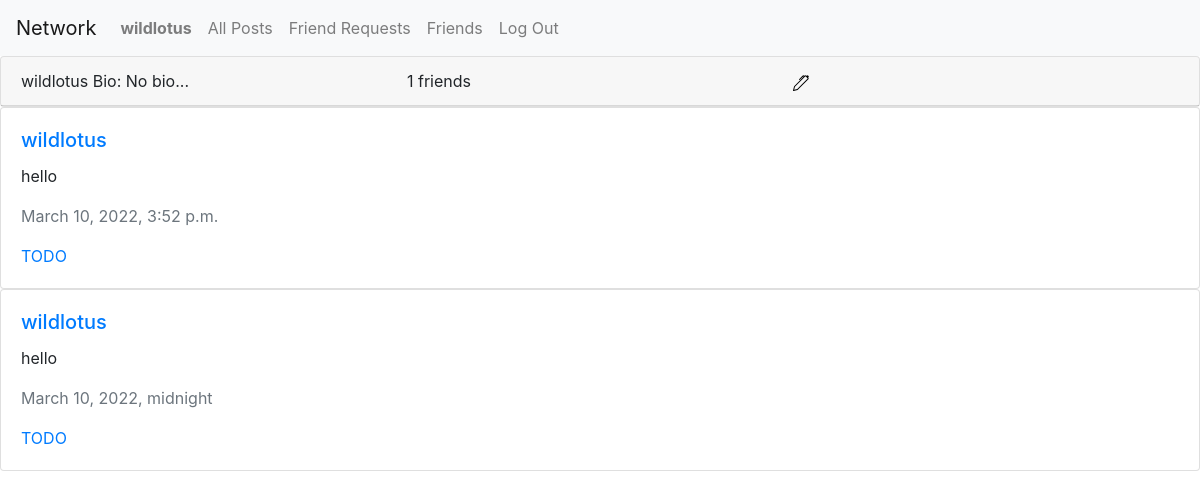
Before: /profile/3 (signed in) with the older database file.
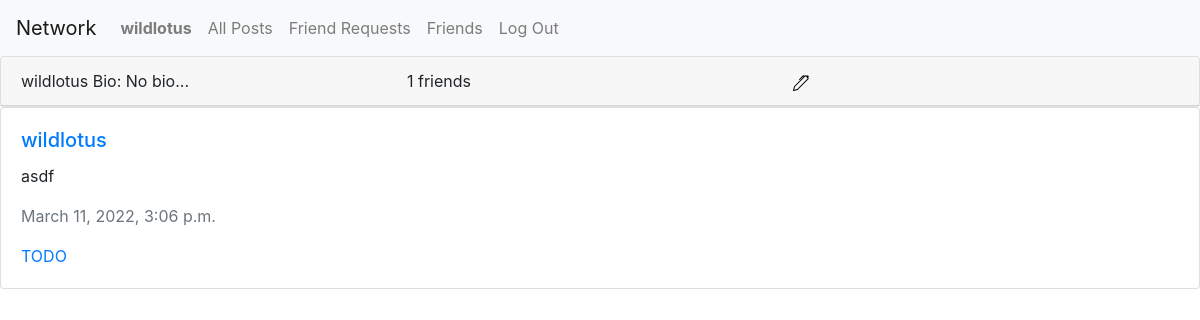
After: the same page with the newer database file.
### network/models.py (models this page shows)
class Post(models.Model):
    author = models.ForeignKey(UserProfile, on_delete=models.CASCADE)
    description = models.CharField(max_length=64)
    timestamp = models.DateTimeField(default=timezone.now)

class UserProfile(models.Model):
    user = models.OneToOneField(User, primary_key=True, related_name="profile", on_delete=models.CASCADE)
    bio = models.CharField(blank=True, default="No bio...", max_length=64)
    friends = models.ManyToManyField(User, blank=True, related_name="friends")

class User(AbstractUser):
    pass

### network/views.py (the view)
# urls.py: path("profile/<int:profile_id>", views.show_profile, name="profile"),
def show_profile(request, profile_id):
    try:
        profile = UserProfile.objects.get(pk=profile_id)
    except UserProfile.DoesNotExist:
        return JsonResponse({"error": "User matching query does not exist."})
    return render(request, "network/profile.html", {
        "profile": profile,
        "posts": Post.objects.filter(author=profile).order_by('-timestamp'),
        "friend_request_available": not request.user.is_anonymous and not profile.user in request.user.profile.friends.all() and profile.user != request.user,
        "currently_friended": not request.user.is_anonymous and profile.user in request.user.profile.friends.all(),
        "friend_request_available": not request.user.is_anonymous and profile.user != request.user and not profile.user in request.user.profile.friends.all(),
        "self_in_friend_request": self_in_friend_request(profile.user, request.user)
    })

### network/views.py (called while the page is built)
def self_in_friend_request(to_user, from_user):
    try:
        FriendRequest.objects.get(to_user=to_user, from_user=from_user)
        return True
    except FriendRequest.DoesNotExist:
        return False

### network/templates/network/profile.html (shortened to what this page needs)
{% extends "network/layout.html" %} {% load static %}
{% block body %}
    <div id="profile">
        <div class="card">
            <div class="card-header">
                <div>
                    {{ profile.user.username }}
                    Bio: {{ profile.bio }}
                </div>
                <div>
                    <span id="friends_amount">{{ profile.friends.count }}</span>
                    <span>friends</span>
                </div>
                <div>
                    {% if request.user == profile.user %}
                        <a href="{% url 'edit_profile' profile.user.id %}">
                            <img src="{% static 'network/images/pen.svg' %}" alt="Profile Edit Button" id="edit_profile_icon" data-profile_id="{{ profile.user.id }}">
                        </a>
                    {% endif %}
                </div>
            </div>
        </div>
    </div>
    {% for post in posts %}
        {% include "network/posts.html" %}
    {% empty %}
        <div>No posts.</div>
    {% endfor %}
{% endblock body %}

### network/templates/network/posts.html
<div class="card">
    <div class="card-body">
        <h5 class="card-title">
            <a href="{% url 'profile' post.author.user.id %}">{{ post.author.user.username }}</a>
        </h5>
        <p class="card-text">{{ post.description }}</p>
        <p class="card-text text-muted">{{ post.timestamp }}</p>
        <a href="#" class="card-link">TODO</a>
    </div>
</div>

Changed rows visible on the page:
removed Post: author.user.username "wildlotus", description "hello", timestamp "March 10, 2022, 3:52 p.m."
removed Post: author.user.username "wildlotus", description "hello", timestamp "March 10, 2022, midnight"
added Post: author.user.username "wildlotus", description "asdf", timestamp "March 11, 2022, 3:06 p.m."
